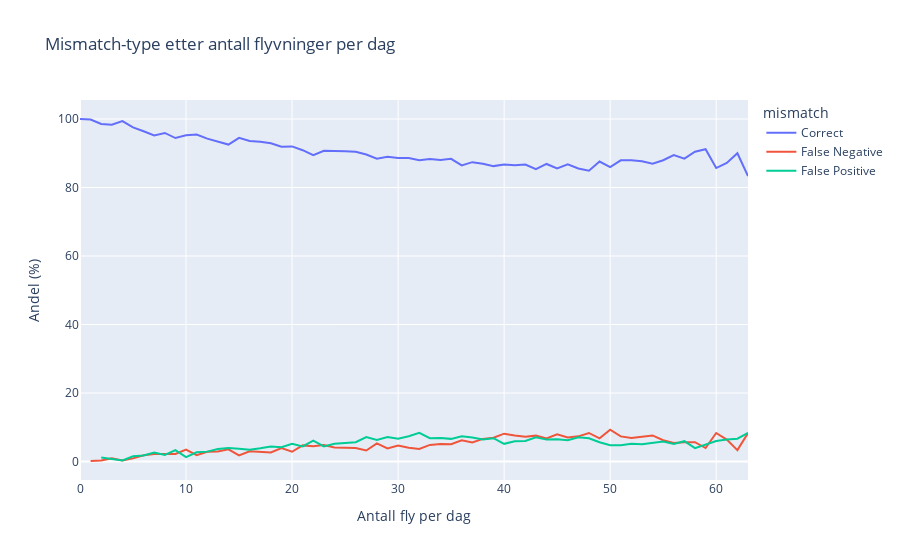

Write notebook code for a chart like this one.
### Code cell
df_flight = df.groupby(["daily_flights_cnt", "mismatch"]).size().reset_index(name="count")
df_total_flight = df.groupby("daily_flights_cnt").size().reset_index(name="total")

df_flight = df_flight.merge(df_total_flight, on="daily_flights_cnt")
df_flight["percent"] = df_flight["count"] / df_flight["total"] * 100

px.line(df_flight, x="daily_flights_cnt", y="percent", color="mismatch",
        title="Mismatch-type etter antall flyvninger per dag",
        labels={"daily_flights_cnt": "Antall fly per dag", "percent": "Andel (%)"})

### Figure 1 — Plotly figure (JSON) as saved in the notebook; plotly's stock layout.template omitted (floating-point values rounded to 4 significant figures)
{"data": [{"hovertemplate": "mismatch=Correct<br>Antall fly per dag=%{x}<br>Andel (%)=%{y}<extra></extra>", "legendgroup": "Correct", "line": {"color": "#636efa", "dash": "solid"}, "marker": {"symbol": "circle"}, "mode": "lines", "name": "Correct", "orientation": "v", "showlegend": true, "type": "scatter", "x": [0, 1, 2, 3, 4, 5, 6, 7, 8, 9, 10, 11, 12, 13, 14, 15, 16, 17, 18, 19, 20, 21, 22, 23, 24, 25, 26, 27, 28, 29, 30, 31, 32, 33, 34, 35, 36, 37, 38, 39, 40, 41, 42, 43, 44, 45, 46, 47, 48, 49, 50, 51, 52, 53, 54, 55, 56, 57, 58, 59, 60, 61, 62, 63], "xaxis": "x", "y": [100, 99.85, 98.56, 98.33, 99.37, 97.54, 96.44, 95.21, 95.92, 94.44, 95.23, 95.45, 94.27, 93.42, 92.53, 94.5, 93.59, 93.39, 92.92, 91.9, 92.0, 90.89, 89.43, 90.74, 90.71, 90.55, 90.43, 89.65, 88.39, 88.97, 88.64, 88.6, 87.96, 88.34, 88.01, 88.36, 86.46, 87.4, 86.94, 86.25, 86.7, 86.47, 86.72, 85.34, 86.88, 85.56, 86.77, 85.57, 84.89, 87.57, 85.97, 87.92, 87.95, 87.69, 86.97, 87.97, 89.46, 88.41, 90.45, 91.19, 85.68, 87.18, 90, 83.33], "yaxis": "y"}, {"hovertemplate": "mismatch=False Negative<br>Antall fly per dag=%{x}<br>Andel (%)=%{y}<extra></extra>", "legendgroup": "False Negative", "line": {"color": "#EF553B", "dash": "solid"}, "marker": {"symbol": "circle"}, "mode": "lines", "name": "False Negative", "orientation": "v", "showlegend": true, "type": "scatter", "x": [1, 2, 3, 4, 5, 6, 7, 8, 9, 10, 11, 12, 13, 14, 15, 16, 17, 18, 19, 20, 21, 22, 23, 24, 25, 26, 27, 28, 29, 30, 31, 32, 33, 34, 35, 36, 37, 38, 39, 40, 41, 42, 43, 44, 45, 46, 47, 48, 49, 50, 51, 52, 53, 54, 55, 56, 57, 58, 59, 60, 61, 62, 63], "xaxis": "x", "y": [0.1543, 0.2874, 0.9375, 0.2946, 0.9215, 1.807, 2.188, 2.17, 2.222, 3.472, 1.835, 2.837, 2.958, 3.544, 1.793, 2.971, 2.731, 2.672, 3.937, 2.852, 4.716, 4.469, 4.832, 4.109, 4.041, 3.915, 3.226, 5.292, 3.844, 4.694, 3.996, 3.684, 4.86, 5.14, 5.026, 6.181, 5.589, 6.619, 6.957, 8.134, 7.585, 7.257, 7.56, 6.726, 7.973, 7.038, 7.348, 8.333, 6.791, 9.273, 7.344, 6.845, 7.233, 7.611, 6.203, 5.4, 5.651, 5.644, 3.931, 8.333, 6.41, 3.333, 8.333], "yaxis": "y"}, {"hovertemplate": "mismatch=False Positive<br>Antall fly per dag=%{x}<br>Andel (%)=%{y}<extra></extra>", "legendgroup": "False Positive", "line": {"color": "#00cc96", "dash": "solid"}, "marker": {"symbol": "circle"}, "mode": "lines", "name": "False Positive", "orientation": "v", "showlegend": true, "type": "scatter", "x": [2, 3, 4, 5, 6, 7, 8, 9, 10, 11, 12, 13, 14, 15, 16, 17, 18, 19, 20, 21, 22, 23, 24, 25, 26, 27, 28, 29, 30, 31, 32, 33, 34, 35, 36, 37, 38, 39, 40, 41, 42, 43, 44, 45, 46, 47, 48, 49, 50, 51, 52, 53, 54, 55, 56, 57, 58, 59, 60, 61, 62, 63], "xaxis": "x", "y": [1.149, 0.7292, 0.3367, 1.536, 1.757, 2.604, 1.91, 3.333, 1.298, 2.714, 2.89, 3.626, 3.923, 3.706, 3.442, 3.883, 4.412, 4.167, 5.147, 4.391, 6.099, 4.427, 5.179, 5.405, 5.659, 7.124, 6.321, 7.181, 6.669, 7.401, 8.356, 6.802, 6.846, 6.615, 7.357, 7.007, 6.442, 6.798, 5.164, 5.946, 6.019, 7.098, 6.399, 6.47, 6.196, 7.084, 6.78, 5.636, 4.753, 4.734, 5.201, 5.08, 5.417, 5.829, 5.145, 5.939, 3.902, 4.874, 5.99, 6.41, 6.667, 8.333], "yaxis": "y"}], "layout": {"legend": {"title": {"text": "mismatch"}, "tracegroupgap": 0}, "title": {"text": "Mismatch-type etter antall flyvninger per dag"}, "xaxis": {"anchor": "y", "domain": [0, 1], "title": {"text": "Antall fly per dag"}}, "yaxis": {"anchor": "x", "domain": [0, 1], "title": {"text": "Andel (%)"}}}}
